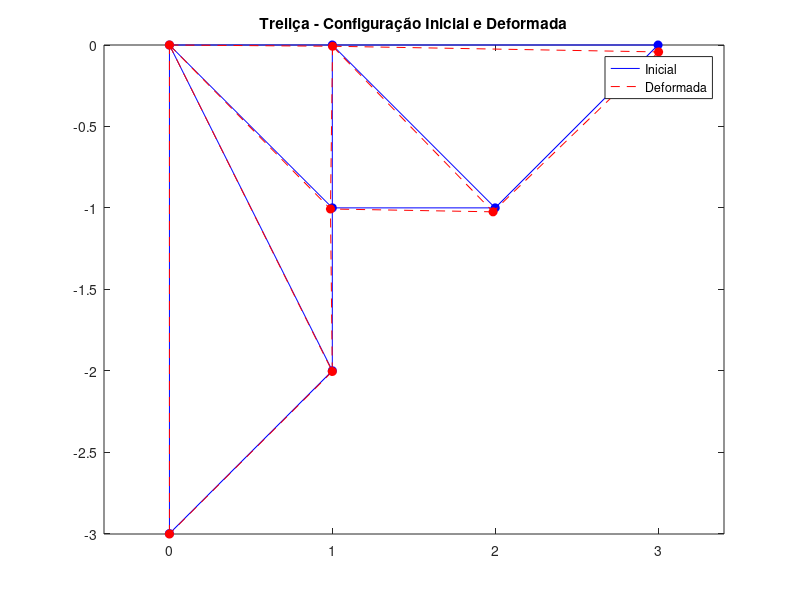

MATLAB code to generate this figure:
clear all
close all
clc

E = 200e9;
A = 0.0127; 

beta=[45 90 135 116.56505 0 135 45 90 90 0 0]*pi/180;
L = [sqrt(2) 3 sqrt(2) sqrt(5) 1 sqrt(2) sqrt(2) 1 1 1 2];

K = zeros(14,14);

% Matrix de equivalencia

ME = [11 12 9 10
    11 12 1 2
    13 14 1 2
    9 10 1 2
    13 14 7 8
    7 8 3 4
    7 8 5 6
    9 10 13 14
    13 14 3 4
    1 2 3 4
    3 4 5 6];

for n=1:11
    k = A*E/L(n);
    c = cos(beta(n));
    s = sin(beta(n));
    ke= k * [c*c c*s -c*c -c*s
        c*s s*s -c*s -s*s
        -c*c -c*s c*c c*s
        -c*s -s*s c*s s*s];
    disp(ke);
    for i=1:4
        for j=1:4
            c=ke(i,j);
            I=ME(n,i);
            J=ME(n,j);
            K(I,J) = K(I,J) + c;
        end
    end
end

disp(K);

% Condições de contorno

% Forças
R = zeros(14,1);
R(6) = -200000;

% D1 = D2 = D11 = 0
D0 = [1 2 11];

K_reduzido = K;
R_reduzido = R;

K_reduzido(D0,:) = [];
K_reduzido(:,D0) = [];
R_reduzido(D0,:) = [];

D_reduzido = inv(K_reduzido)*R_reduzido;

% Reinserindo os valores de D

D = zeros(14,1);
indices_restantes = setdiff(1:14, D0);
D(indices_restantes) = D_reduzido;

disp(D);

tensoes = zeros(11,1);

for i= 1:11
  ui = D(ME(i,1));
  vi = D(ME(i,2));
  uj = D(ME(i,3));
  vj = D(ME(i,4));
  c = cos(beta(i));
  s = sin(beta(i));
  
  deformation = (uj - ui)*c + (vj - vi)*s;
  tensoes(i) = (E/L(i))*deformation;
end

disp(tensoes);


% Coordenadas dos nós
x = [0, 1, 3,  2,  1,  0,  1];
y = [0, 0, 0, -1, -2, -3, -1];

% Deslocamentos nodais
Ux = D(1:2:end);
Uy = D(2:2:end);

% Coordenadas dos nós deformados
fator_escala = 10; % Exagera a deformação
x_deformado = x + fator_escala * Ux';
y_deformado = y + fator_escala * Uy';

% Conectividade das barras
barras = [1 2; 1 7; 1 5; 1 6; 2 3; 2 4; 2 7; 3 4; 4 7; 5 6; 5 7;]

% Plot da treliça na mesma figura
figure;

% Plot da configuração inicial
for i = 1:size(barras, 1)
  no1 = barras(i, 1);
  no2 = barras(i, 2);
  h_inicial = plot([x(no1), x(no2)], [y(no1), y(no2)], 'b-'); % Linhas azuis para a configuração inicial
  hold on;
end
h_inicial_nos = plot(x, y, 'bo', 'MarkerFaceColor', 'b'); % Nós azuis

% Plot da configuração deformada
for i = 1:size(barras, 1)
  no1 = barras(i, 1);
  no2 = barras(i, 2);
  h_deformada = plot([x_deformado(no1), x_deformado(no2)], [y_deformado(no1), y_deformado(no2)], 'r--'); % Linhas vermelhas tracejadas para a configuração deformada
end
h_deformada_nos = plot(x_deformado, y_deformado, 'ro', 'MarkerFaceColor', 'r'); % Nós vermelhos

title('Treliça - Configuração Inicial e Deformada');
axis equal;
legend([h_inicial, h_deformada], 'Inicial', 'Deformada'); % Adiciona legenda correta